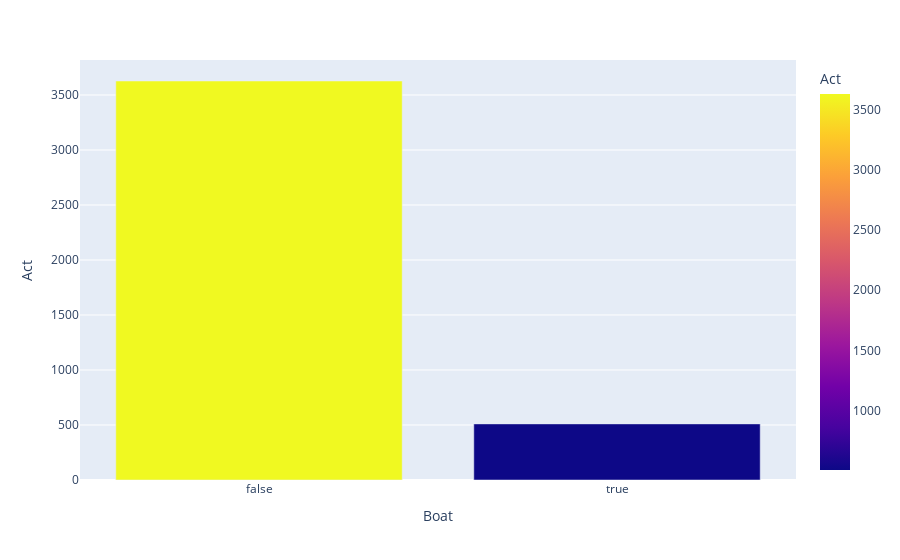

The code cell stored with this chart in its notebook:
### Code cell
fig = px.bar(Tipo, x="Boat", y= "Act",color = "Act")
fig.show()

### Figure 1 — Plotly figure (JSON) as saved in the notebook; plotly's stock layout.template omitted (floating-point values rounded to 4 significant figures)
{"data": [{"alignmentgroup": "True", "hovertemplate": "Boat=%{x}<br>Act=%{marker.color}<extra></extra>", "legendgroup": "", "marker": {"color": [3627, 510], "coloraxis": "coloraxis", "pattern": {"shape": ""}}, "name": "", "offsetgroup": "", "orientation": "v", "showlegend": false, "textposition": "auto", "type": "bar", "x": [false, true], "xaxis": "x", "y": [3627, 510], "yaxis": "y"}], "layout": {"barmode": "relative", "coloraxis": {"colorbar": {"title": {"text": "Act"}}, "colorscale": [[0, "#0d0887"], [0.1111, "#46039f"], [0.2222, "#7201a8"], [0.3333, "#9c179e"], [0.4444, "#bd3786"], [0.5556, "#d8576b"], [0.6667, "#ed7953"], [0.7778, "#fb9f3a"], [0.8889, "#fdca26"], [1, "#f0f921"]]}, "legend": {"tracegroupgap": 0}, "margin": {"t": 60}, "xaxis": {"anchor": "y", "domain": [0, 1], "title": {"text": "Boat"}}, "yaxis": {"anchor": "x", "domain": [0, 1], "title": {"text": "Act"}}}}
